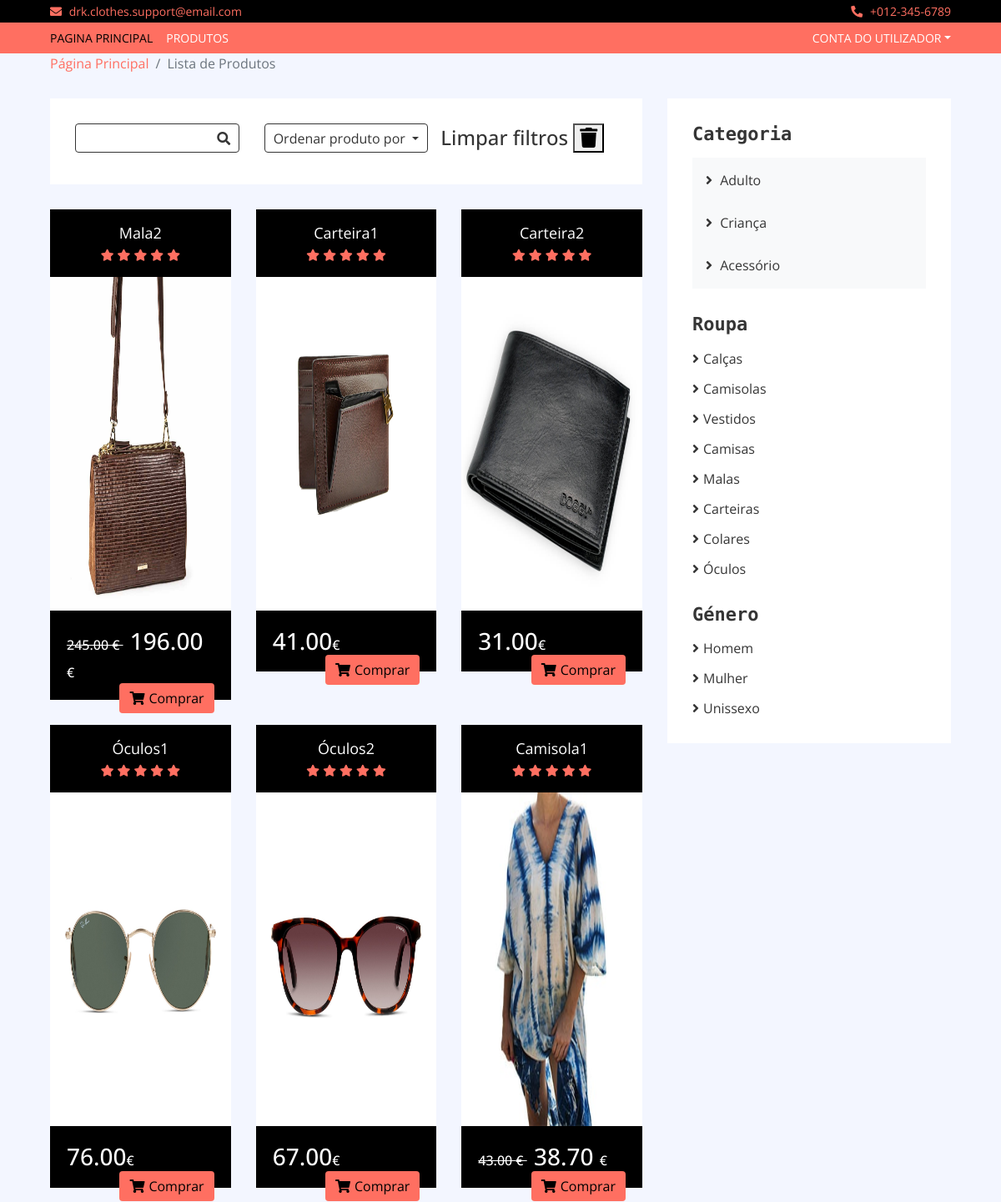
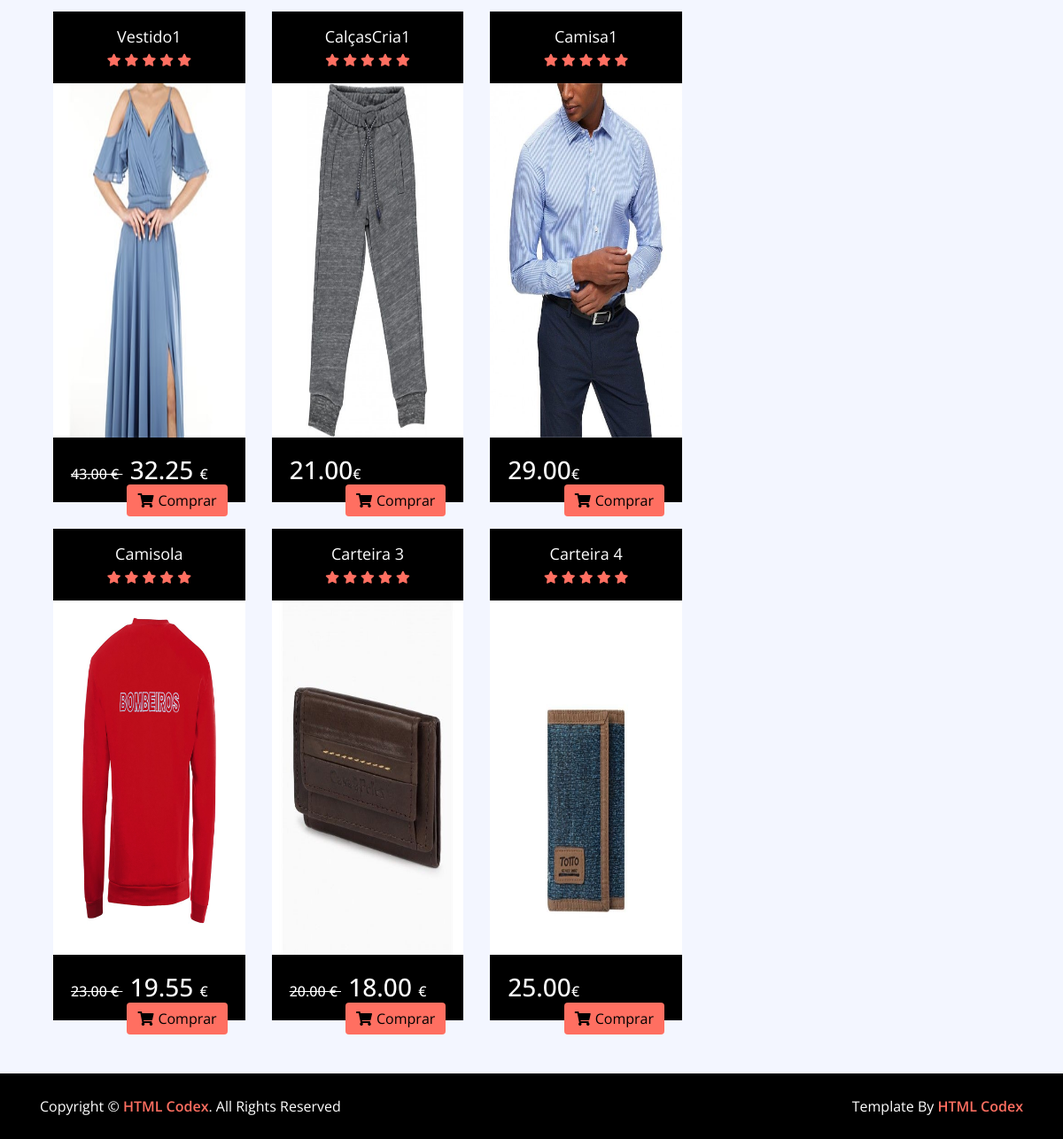
The app's page /product-list.php with its own data (2 pictures, top to bottom).
### tables this page shows
CREATE TABLE `produtos`  (
  `produtoId` int NOT NULL AUTO_INCREMENT,
  `produtoNome` varchar(45) NOT NULL,
  `produtoPreco` decimal(10, 2) NOT NULL,
  `produtoDestaque` enum('Sim','Nao') NOT NULL DEFAULT 'Nao',
  `produtoImagemURL` varchar(255) NOT NULL,
  `produtoTipoCategoriaCategoriaId` int NOT NULL,
  `produtoTipoCategoriaTipoId` int NOT NULL,
  `produtoGenero` enum('M','F','U') NOT NULL DEFAULT 'U',
  `produtoDescricao` text NOT NULL,
  `produtoDesconto` decimal(5, 2) NULL DEFAULT 0.00,
  PRIMARY KEY (`produtoId`) USING BTREE,
  INDEX `fk_produtos_tipoCategorias1_idx`(`produtoTipoCategoriaCategoriaId`, `produtoTipoCategoriaTipoId`) USING BTREE,
  CONSTRAINT `fk_produtos_tipoCategorias1` FOREIGN KEY (`produtoTipoCategoriaCategoriaId`, `produtoTipoCategoriaTipoId`) REFERENCES `tipocategorias` (`tipoCategoriaCategoriaId`, `tipoCategoriaTipoId`) ON DELETE NO ACTION ON UPDATE NO ACTION
);

CREATE TABLE `categorias`  (
  `categoriaId` int NOT NULL AUTO_INCREMENT,
  `categoriaNome` varchar(45) NOT NULL,
  PRIMARY KEY (`categoriaId`) USING BTREE
);

CREATE TABLE `tipos`  (
  `tipoId` int NOT NULL AUTO_INCREMENT,
  `tipoNome` varchar(45) NOT NULL,
  PRIMARY KEY (`tipoId`) USING BTREE
);

### product-list.php (the view, shortened to what this page needs)
<?php
include_once ("includes/body.inc.php");
?>
<div class="breadcrumb-wrap">
    <div class="container-fluid">
        <ul class="breadcrumb">
            <li class="breadcrumb-item"><a href="index.php">Página Principal</a></li>
            <li class="breadcrumb-item active">Lista de Produtos</li>
        </ul>
    </div>
</div>
<?php
$sql="Select produtoId,produtoNome,produtoPreco,produtoDesconto,produtoGenero,categorias.categoriaNome as categ,tipos.tipoNome as tipo, produtoImagemURL from produtos left join categorias
      on produtoTipoCategoriaCategoriaId=categoriaId left join tipos on produtoTipoCategoriaTipoId=tipoId";
$categ=0;
$tipo=0;
$genero="";
$filtro ="";
$result=mysqli_query($con,$sql) or die (mysqli_error($con));
?>
<div class="product-view">
    <div class="container-fluid">
        <div class="row">
            <div class="col-lg-8">
                <div class="row">
                    <div class="col-md-12">
                        <div class="product-view-top">
                            <div class="row">
                                <div class="col-md-4">
                                        <div class="product-search">
                                            <input type="text" id="search" name="search" value="">
                                            <button id="submit" type="button" onclick="submeteUrl()"><i class="fa fa-search"></i></button>
                                        </div>
                                </div>
                                <div class="col-md-4">
                                    <div class="product-short">
                                        <div class="dropdown">
                                            <div class="dropdown-toggle" data-toggle="dropdown">Ordenar produto por</div>
                                            </div>
                                        </div>
                                    </div>
                                <h4 class="title">Limpar filtros <a href="product-list.php"><button><i class="fa fa-trash"></i></button></a></h4>
                                </div>
                            </div>
                        </div>
<?php
while($dados=mysqli_fetch_array($result)){
?>
                    <div class="col-md-4">
                        <div class="product-item">
                            <div class="product-title">
                                <?php echo "<a href='product-detail.php?id=".$dados['produtoId']."'>".$dados['produtoNome']."</a>";?>
                                <div class="ratting">
                                    <i class="fa fa-star"></i>
                                    <i class="fa fa-star"></i>
                                    <i class="fa fa-star"></i>
                                    <i class="fa fa-star"></i>
                                    <i class="fa fa-star"></i>
                                </div>
                            </div>
                            <div class="product-image">
                                <a href="product-detail.php">
                                    <?php echo "<img src=\"".$dados['produtoImagemURL']."\" height=\"400px\">";?>
                                </a>
                            </div>
                            <div class="product-price">
                                <?php
                                if ($dados['produtoDesconto']>0){
                                ?>
                                <h3>
                                    <span>
                                    <strike>
                                    <?php
                                        echo $dados['produtoPreco'];
                                    ?>
                                        <span>€ </span>
                                    </strike>
                                    </span>
                                    <?php
                                    $preco = $dados['produtoPreco'] - $dados['produtoPreco'] * $dados['produtoDesconto'] / 100;
                                    echo number_format($preco, 2, '.', ' ');
                                    ?>
                                    <span>€</span>
                                </h3>
                                <a class="btn" href="product-detail.php?id=<?php echo $dados['produtoId']; ?>"><i class="fa fa-shopping-cart"></i>Comprar</a>
                                <?php
                                } else {
                                ?>
                                <h3><?php echo $dados['produtoPreco'];?><span>€</span></h3>
                                <a class="btn" href="product-detail.php?id=<?php echo $dados['produtoId']; ?>"><i class="fa fa-shopping-cart"></i>Comprar</a>
                                <?php
                                }
                                ?>
                            </div>
                        </div>
                    </div>
<?php
}
?>
                </div>
            </div>
            <div class="col-lg-4 sidebar">
                <div class="sidebar-widget brands">
                    <h2 class="title">Categoria</h2>
                    <nav class="navbar bg-light">
                        <ul class="navbar-nav">
                            <?php
                            $sql="Select categoriaId,categoriaNome from categorias";
                            $result=mysqli_query($con,$sql);
                            while($dados=mysqli_fetch_array($result)){
                                $visivel="";
                                ?>
                                <li class="nav-item">
                                    <a class="nav-link" <?php echo $visivel; ?>  href="product-list.php?cat=<?php echo $dados['categoriaId']?><?php if (strlen($filtro)>0) echo "&search=".$filtro; if ($tipo!=0) echo "&tip=".$tipo; if (strlen($genero)>0) echo "&gen=".$genero;?>">
                                        <?php echo $dados['categoriaNome']?>
                                    </a>
                                </li>
                                <?php
                            }
                            ?>
                        </ul>
                    </nav>
                </div>
                <div class="sidebar-widget brands">
                    <h2 class="title">Roupa</h2>
                    <ul>
                        <?php
                        $sql="Select tipoId,tipoNome from tipos";
                        $result=mysqli_query($con,$sql);
                        while($dados=mysqli_fetch_array($result)){
                            $visivel = "";
                            ?>
                            <li>
                                <a <?php echo $visivel;?> href="product-list.php?tip=<?php echo $dados['tipoId']?><?php if (strlen($filtro)>0) echo "&search=".$filtro; if ($categ>0) echo "&cat=".$categ; if (strlen($genero)>0) echo "&gen=".$genero;?>"><?php echo $dados['tipoNome']?></a><span <?php echo $visivel;?>></span>
                            </li>
                            <?php
                        }
                        ?>
                </div>
                <div class="sidebar-widget brands">
                    <h2 class="title">Género</h2>
                    <ul>
                        <?php
                        $visivel = "";
                        ?>
                        <li><a <?php echo $visivel;?> href="product-list.php?gen=M<?php if (strlen($filtro)>0) echo "&search=".$filtro; if ($tipo !=0) echo "&tip=".$tipo?><?php if ($categ!=0) echo "&cat=".$categ; ?>">Homem
                            </a></li>
                        <?php
                        $visivel = "";
                        ?>
                        <li><a <?php echo $visivel;?> href="product-list.php?gen=F<?php if (strlen($filtro)>0) echo "&search=".$filtro; if ($tipo !=0) echo "&tip=".$tipo?><?php if ($categ!=0) echo "&cat=".$categ; ?>">Mulher
                            </a></li>
                        <?php
                        $visivel = "";
                        ?>
                        <li><a <?php echo $visivel;?> href="product-list.php?gen=U<?php if (strlen($filtro)>0) echo "&search=".$filtro; if ($tipo !=0) echo "&tip=".$tipo?><?php if ($categ!=0) echo "&cat=".$categ; ?>">Unissexo
                            </a></li>
                    </ul>
                </div>
            </div>
        </div>
    </div>
</div>

### css/style.css (style rules this page uses)
body { color: #353535; font-family: 'Open Sans', sans-serif; font-weight: 400; background: #f3f6ff; }
a { color: #FF6F61; }
h2 { font-family: 'Source Code Pro', monospace; font-weight: 700; }
@media (min-width: 992px) { .container-fluid { padding-right: 60px; padding-left: 60px; } }
.btn { color: #FF6F61; background: #ffffff; border: 1px solid #FF6F61; }
.breadcrumb-wrap { position: relative; width: 100%; }
.breadcrumb-wrap .breadcrumb { margin: 0; padding: 0; background: transparent; }
.product-item { position: relative; }
.product-item .product-title { padding: 15px; text-align: center; background: #000000; transition: all .3s; }
.product-item .product-title a, .product-item .product-title .ratting { position: relative; width: 100%; }
.product-item .product-title a { margin-bottom: 5px; color: #ffffff; font-size: 18px; }
.product-item .product-title .ratting i { font-size: 14px; color: #FF6F61; }
.product-item .product-image { position: relative; overflow: hidden; }
.product-item .product-image a { display: block; background: #ffffff; transition: .3s; }
.product-item .product-image img { width: 100%; transition: all .3s; }
.product-item .product-price { padding: 20px; background: #000000; transition: all .3s; }
.product-item .product-price h3 { display: inline-block; color: #ffffff; margin: 0; }
.product-item .product-price h3 span { font-size: 16px; }
.product-item .product-price .btn { float: right; border: none; color: #000000; background: #FF6F61; }
.product-item .product-price .btn i { margin-right: 5px; }
.product-view { position: relative; width: 100%; padding: 30px 0; }
.product-view .product-view-top { padding: 30px; margin-bottom: 30px; background: #ffffff; }
.product-view .product-search { position: relative; width: 100%; }
.product-view .product-search input { width: 100%; height: 35px; padding: 0 15px; color: #999999; background: transparent; border: 1px solid #353535; border-radius: 4px; transition: all .3s; }
.product-view .product-search button { position: absolute; width: 35px; height: 33px; top: 1px; right: 1px; text-align: center; background: transparent; color: #353535; border: none; border-radius: 0 4px 4px 0; transition: all .3s; }
.product-view .product-search button i { font-size: 16px; }
.product-view .product-short, .product-view .product-price-range { position: relative; width: 100%; text-align: right; }
.product-view .product-short .dropdown .dropdown-toggle, .product-view .product-price-range .dropdown .dropdown-toggle { display: block; width: 100%; height: 35px; padding: 5px 10px; background: transparent; border: 1px solid #353535; text-align: left; border-radius: 4px; cursor: pointer; transition: all .3s; }
.product-view .product-short .dropdown .dropdown-toggle::after, .product-view .product-price-range .dropdown .dropdown-toggle::after { float: right; margin-top: 10px; }
.product-view .product-item { margin-bottom: 30px; }
.sidebar-widget { padding: 30px; background: #ffffff; }
.sidebar-widget:not(:first-child) { padding-top: 0; }
.sidebar-widget .title { position: relative; font-size: 22px; text-transform: capitalize; margin-bottom: 15px; }
.sidebar-widget.brands ul { margin: 0; padding: 0; list-style: none; }
.sidebar-widget.brands ul li { margin-bottom: 12px; }
.sidebar-widget.brands ul li:last-child { margin-bottom: 0; }
.sidebar-widget.brands ul li a { color: #353535; white-space: nowrap; display: inline-block; line-height: 23px; transition: all .3s; }
.sidebar-widget.brands ul li a::before { content: '\f105'; font-family: 'Font Awesome 5 Free'; font-weight: 900; padding-right: 5px; }

### records on screen
produtos: produtoNome "Mala2", produtoImagemURL (picture), produtoPreco "245.00", preco "196.00"
produtos: produtoNome "Carteira1", produtoImagemURL (picture), produtoPreco "41.00"
produtos: produtoNome "Carteira2", produtoImagemURL (picture), produtoPreco "31.00"
produtos: produtoNome "Óculos1", produtoImagemURL (picture), produtoPreco "76.00"
produtos: produtoNome "Óculos2", produtoImagemURL (picture), produtoPreco "67.00"
produtos: produtoNome "Camisola1", produtoImagemURL (picture), produtoPreco "43.00", preco "38.70"
produtos: produtoNome "Vestido1", produtoImagemURL (picture), produtoPreco "43.00", preco "32.25"
produtos: produtoNome "CalçasCria1", produtoImagemURL (picture), produtoPreco "21.00"
produtos: produtoNome "Camisa1", produtoImagemURL (picture), produtoPreco "29.00"
produtos: produtoNome "Camisola", produtoImagemURL (picture), produtoPreco "23.00", preco "19.55"
produtos: produtoNome "Carteira 3", produtoImagemURL (picture), produtoPreco "20.00", preco "18.00"
produtos: produtoNome "Carteira 4", produtoImagemURL (picture), produtoPreco "25.00"
categorias: categoriaNome "Adulto"
categorias: categoriaNome "Criança"
categorias: categoriaNome "Acessório"
tipos: tipoNome "Calças"
tipos: tipoNome "Camisolas"
tipos: tipoNome "Vestidos"
tipos: tipoNome "Camisas"
tipos: tipoNome "Malas"
tipos: tipoNome "Carteiras"
tipos: tipoNome "Colares"
tipos: tipoNome "Óculos"
